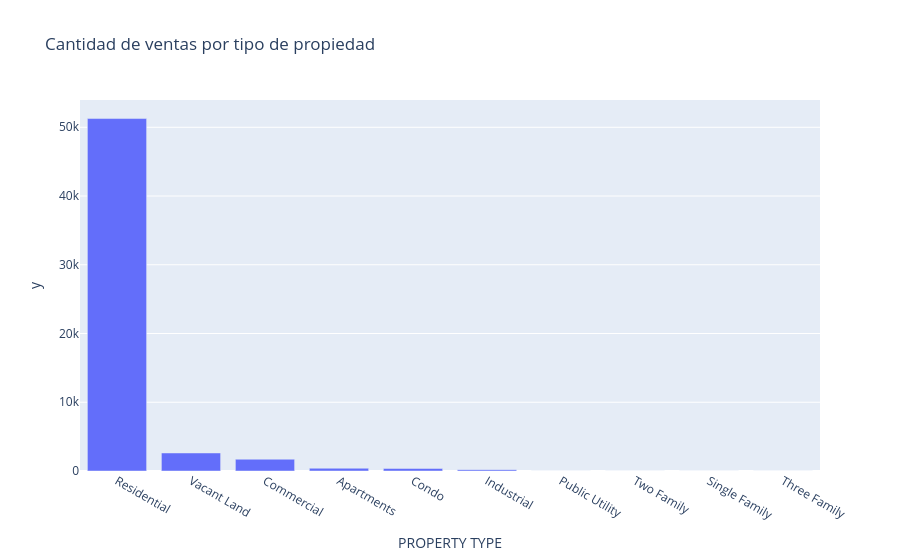

Notebook source saved alongside this figure:
### Markdown cell above
<h2 style = "text-align: justify; color:#0E8BD5" >4. BQ2: ¿Qué tipo de propiedad tiene mayor facilidad de venta?</h2>

<p style = "text-align: justify">En esta sección se analizan los tipos de propiedad presentes en el dataset, con el objetivo de identificar cuáles tienen mayor frecuencia de venta y cuáles presentan una mayor rotación en el mercado. Este análisis permite entender la demanda de los diferentes tipos de propiedades y apoyar la toma de decisiones estratégicas.
</p>

### Code cell
#Conteo de tipos de propiedad
propiedades = df["PROPERTY TYPE"].value_counts()

propiedades

fig = px.bar(
    propiedades,
    x=propiedades.index,
    y=propiedades.values,
    title="Cantidad de ventas por tipo de propiedad"
)

fig.show()

#Agrupar por tipo de propiedad
rotacion = df.groupby("PROPERTY TYPE")["SALE AMOUNT"].count().sort_values(ascending=False)

rotacion

### Figure 1 — Plotly figure (JSON) as saved in the notebook; plotly's stock layout.template omitted (floating-point values rounded to 4 significant figures)
{"data": [{"hovertemplate": "PROPERTY TYPE=%{x}<br>y=%{y}<extra></extra>", "legendgroup": "", "marker": {"color": "#636efa", "pattern": {"shape": ""}}, "name": "", "orientation": "v", "showlegend": false, "textposition": "auto", "type": "bar", "x": ["Residential", "Vacant Land", "Commercial", "Apartments", "Condo", "Industrial", "Public Utility", "Two Family", "Single Family", "Three Family"], "xaxis": "x", "y": [51271, 2621, 1713, 402, 370, 196, 4, 2, 2, 1], "yaxis": "y"}], "layout": {"barmode": "relative", "legend": {"tracegroupgap": 0}, "title": {"text": "Cantidad de ventas por tipo de propiedad"}, "xaxis": {"anchor": "y", "domain": [0, 1], "title": {"text": "PROPERTY TYPE"}}, "yaxis": {"anchor": "x", "domain": [0, 1], "title": {"text": "y"}}}}
